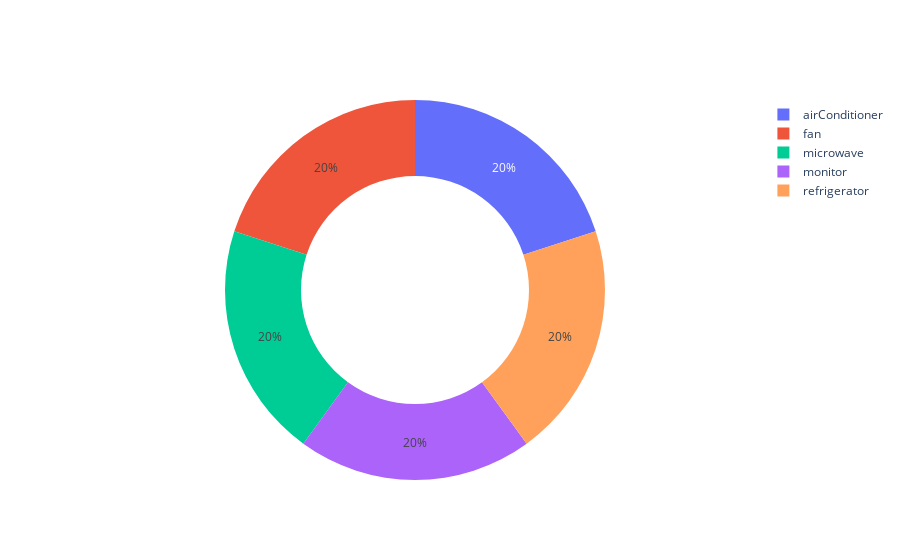

The notebook cell this image was saved under:
### Code cell
configure_plotly_browser_state()
fig = {
  "data": [
    {
      "values": devQaunt['device'].to_numpy(),
      "labels": devQaunt.index.values.tolist(),
      "domain": {"column": 0},
      "name": "",
      "hoverinfo":"label+percent+name",
      "hole": .6,
      "type": "pie"
    }],
  "layout": {
        #"title":"Distribuição de carros avaliados",
        "grid": {"rows": 1, "columns": 1},
        "annotations": [
            {
                "font": {
                    "size": 36
                },
                "showarrow": False,
                "text": "",
                "x": 0.5,
                "y": 0.5
            }
        ]
    }
}
print("\n\n\t\t\t\tDistribuição de dispositivos")
py.iplot(fig, filename='dev')

### Figure 1 — Plotly figure (JSON) as saved in the notebook; plotly's stock layout.template omitted (floating-point values rounded to 4 significant figures)
{"data": [{"domain": {"column": 0}, "hole": 0.6, "hoverinfo": "label+percent+name", "labels": ["airConditioner", "fan", "microwave", "monitor", "refrigerator"], "name": "", "values": [1000, 1000, 1000, 1000, 1000], "type": "pie"}], "layout": {"annotations": [{"font": {"size": 36}, "showarrow": false, "text": "", "x": 0.5, "y": 0.5}], "grid": {"columns": 1, "rows": 1}}}
